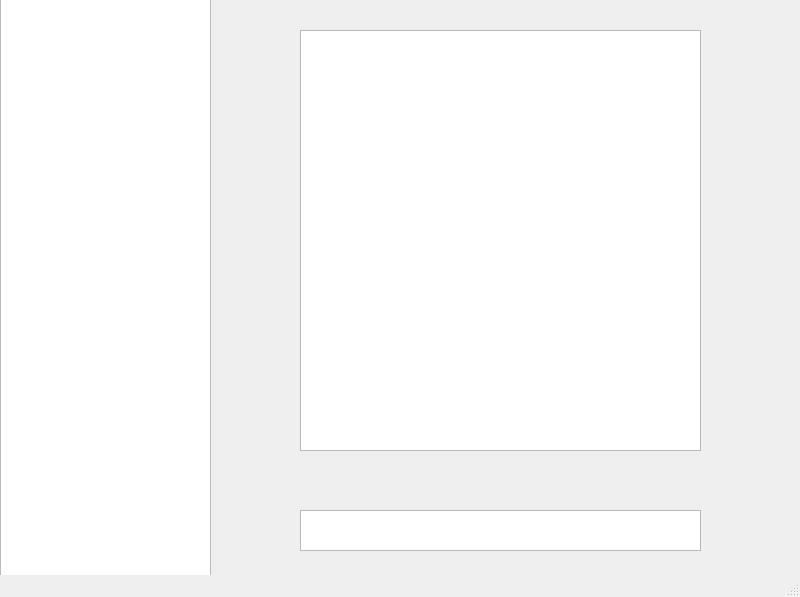
<?xml version="1.0" encoding="UTF-8"?>
<ui version="4.0">
 <class>MainWindow</class>
 <widget class="QMainWindow" name="MainWindow">
  <property name="geometry">
   <rect>
    <x>0</x>
    <y>0</y>
    <width>800</width>
    <height>597</height>
   </rect>
  </property>
  <property name="windowTitle">
   <string>MainWindow</string>
  </property>
  <widget class="QWidget" name="centralwidget">
   <widget class="QTextBrowser" name="textBrowser">
    <property name="geometry">
     <rect>
      <x>300</x>
      <y>510</y>
      <width>401</width>
      <height>41</height>
     </rect>
    </property>
   </widget>
   <widget class="QListView" name="listView">
    <property name="geometry">
     <rect>
      <x>0</x>
      <y>-10</y>
      <width>211</width>
      <height>591</height>
     </rect>
    </property>
   </widget>
   <widget class="QListView" name="listView_2">
    <property name="geometry">
     <rect>
      <x>300</x>
      <y>30</y>
      <width>401</width>
      <height>421</height>
     </rect>
    </property>
   </widget>
  </widget>
  <widget class="QStatusBar" name="statusbar"/>
 </widget>
 <resources/>
 <connections/>
</ui>
